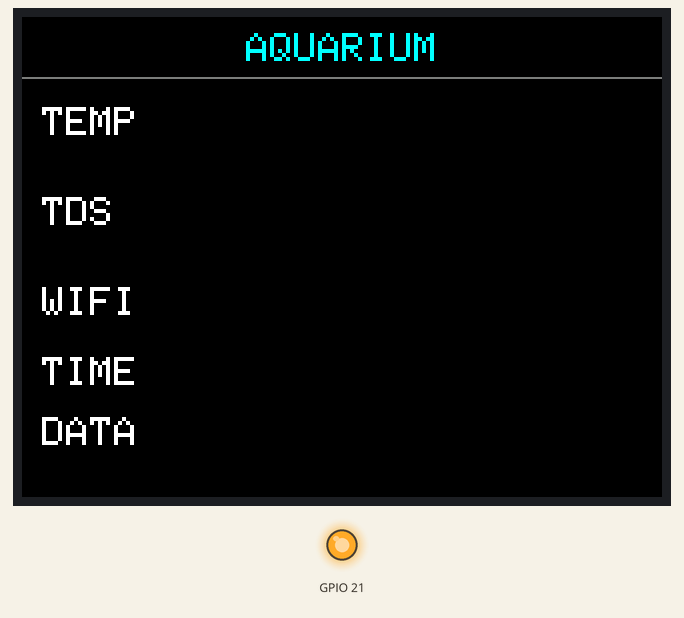
Simulated run of this sketch. Board: ESP32. On the bench: 320×240 colour display, output pins drawn as LEDs (lit = HIGH). WiFi joins after 1.5 s; servers stay silent unless stated; the local clock reads 2024-03-15 10:24:30 at power-on unless the sketch sets it.

Above: at 0.3 s.
At 1.8 s:
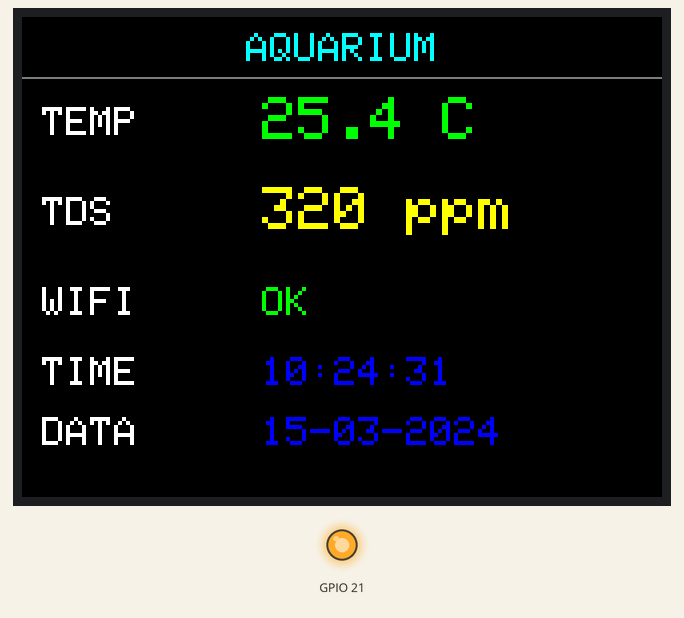
At 11.1 s:
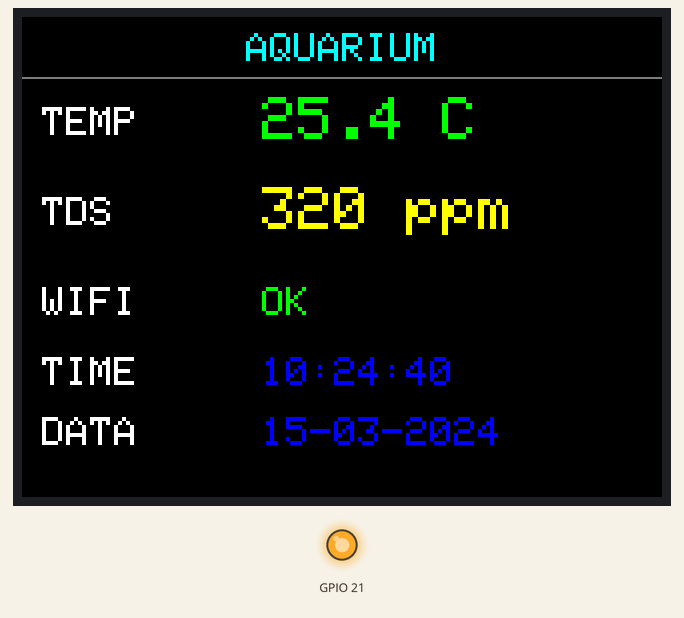
At 20.3 s:
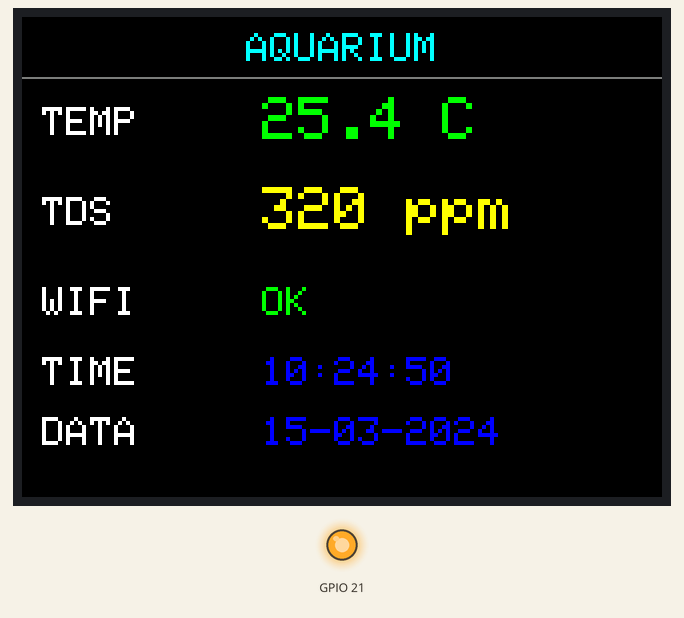
At 27.5 s:
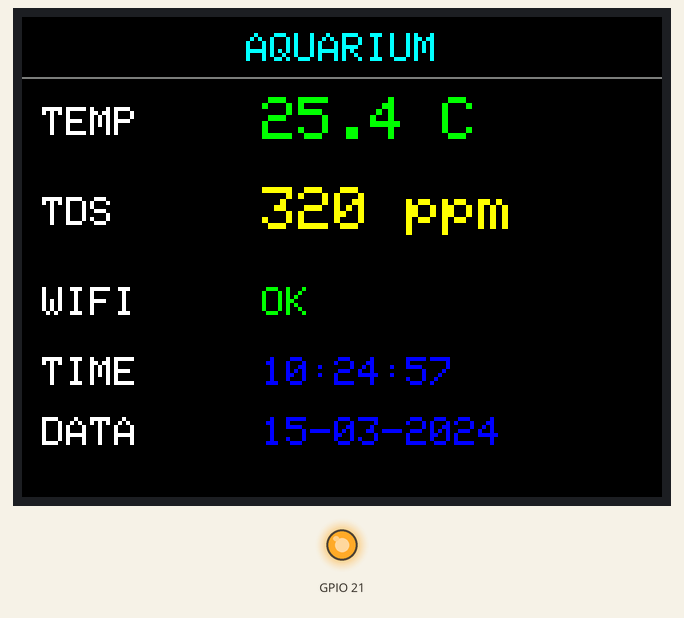
At 38.9 s:
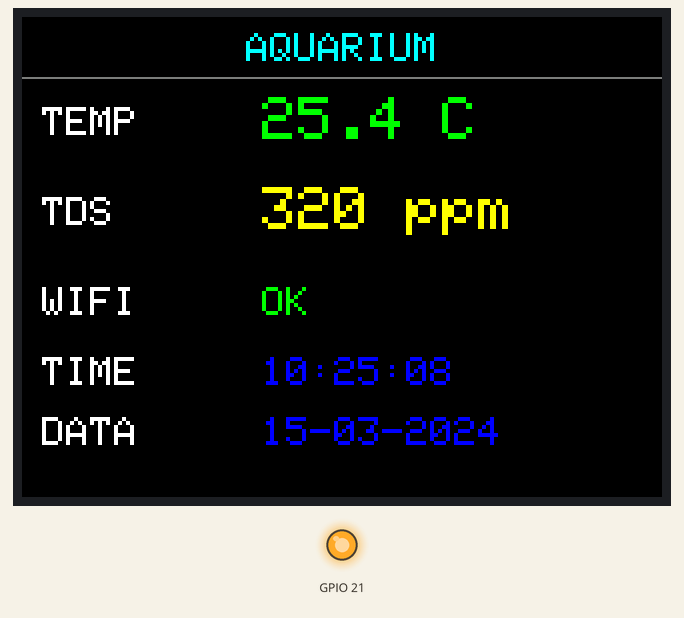

The sketch:

main.ino
```cpp
#include <LovyanGFX.hpp>
#include <WiFi.h>
#include <time.h>

// WIFI
const char* ssid = "Enter Your WiFi SSID";
const char* password = "Enter Your WiFi Password";

// CZAS
const char* ntpServer = "pool.ntp.org";
const long gmtOffset_sec = 3600;
const int daylightOffset_sec = 3600;

class LGFX : public lgfx::LGFX_Device {
  lgfx::Panel_ST7789 _panel;
  lgfx::Bus_SPI _bus;

public:
  LGFX(void) {
    {
      auto cfg = _bus.config();
      cfg.spi_host = VSPI_HOST;
      cfg.spi_mode = 0;
      cfg.freq_write = 20000000;
      cfg.freq_read  = 16000000;

      cfg.pin_sclk = 14;
      cfg.pin_mosi = 13;
      cfg.pin_miso = 12;
      cfg.pin_dc   = 2;

      _bus.config(cfg);
      _panel.setBus(&_bus);
    }

    {
      auto cfg = _panel.config();
      cfg.pin_cs   = 15;
      cfg.pin_rst  = -1;

      cfg.panel_width  = 240;
      cfg.panel_height = 320;

      cfg.memory_width  = 240;
      cfg.memory_height = 320;

      cfg.offset_x = 0;
      cfg.offset_y = 0;

      cfg.invert = false;
      cfg.rgb_order = false;

      _panel.config(cfg);
    }

    setPanel(&_panel);
  }
};

LGFX tft;

float temperatura = 25.4;
int tds = 320;

// centrowanie dla 320px
void drawCentered(const char* text, int y, int size, uint16_t color) {
  tft.setTextSize(size);
  tft.setTextColor(color);
  int w = tft.textWidth(text);
  int x = (320 - w) / 2;
  tft.setCursor(x, y);
  tft.print(text);
}

// statyczny UI (rysowany raz)
void drawStaticUI() {
  tft.fillScreen(TFT_BLACK);

  drawCentered("AQUARIUM", 8, 2, TFT_CYAN);
  tft.drawLine(0, 30, 319, 30, TFT_DARKGREY);

  tft.setTextSize(2);
  tft.setTextColor(TFT_WHITE);

  tft.setCursor(10, 45);  tft.print("TEMP");
  tft.setCursor(10, 90);  tft.print("TDS");
  tft.setCursor(10, 135); tft.print("WIFI");

  // 🔥 zamienione miejscami
  tft.setCursor(10, 170); tft.print("TIME");
  tft.setCursor(10, 200); tft.print("DATA");
}

// aktualizacja bez migania
void updateValues(struct tm timeinfo, bool wifiOK) {

  // TEMP
  tft.fillRect(120, 40, 180, 30, TFT_BLACK);
  tft.setTextSize(3);
  tft.setTextColor(TFT_GREEN);
  tft.setCursor(120, 40);
  tft.printf("%.1f C", temperatura);

  // TDS
  tft.fillRect(120, 85, 180, 30, TFT_BLACK);
  tft.setTextColor(TFT_YELLOW);
  tft.setCursor(120, 85);
  tft.printf("%d ppm", tds);

  // WIFI
  tft.fillRect(120, 130, 180, 25, TFT_BLACK);
  tft.setTextSize(2);
  tft.setTextColor(wifiOK ? TFT_GREEN : TFT_RED);
  tft.setCursor(120, 135);
  tft.print(wifiOK ? "OK" : "BRAK");

  // 🔥 TIME (wyżej)
  char timeBuf[20];
  strftime(timeBuf, sizeof(timeBuf), "%H:%M:%S", &timeinfo);

  tft.fillRect(120, 170, 180, 25, TFT_BLACK);
  tft.setTextColor(TFT_BLUE);
  tft.setCursor(120, 170);
  tft.print(timeBuf);

  // 🔥 DATA (niżej)
  char dateBuf[20];
  strftime(dateBuf, sizeof(dateBuf), "%d-%m-%Y", &timeinfo);

  tft.fillRect(120, 200, 180, 25, TFT_BLACK);
  tft.setCursor(120, 200);
  tft.print(dateBuf);
}

void setup() {
  Serial.begin(115200);

  pinMode(21, OUTPUT);
  digitalWrite(21, HIGH);

  tft.init();
  tft.setRotation(1);

  drawStaticUI();

  WiFi.begin(ssid, password);

  while (WiFi.status() != WL_CONNECTED) {
    delay(500);
  }

  configTime(gmtOffset_sec, daylightOffset_sec, ntpServer);
}

void loop() {
  struct tm timeinfo;

  bool wifiOK = (WiFi.status() == WL_CONNECTED);

  if (!getLocalTime(&timeinfo)) return;

  updateValues(timeinfo, wifiOK);

  delay(1000);
}
```
